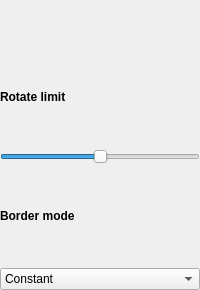
                <widget class="QWidget" name="rotate">
                 <layout class="QVBoxLayout" name="verticalLayout_29">
                  <property name="spacing">
                   <number>45</number>
                  </property>
                  <property name="leftMargin">
                   <number>0</number>
                  </property>
                  <property name="topMargin">
                   <number>45</number>
                  </property>
                  <property name="rightMargin">
                   <number>0</number>
                  </property>
                  <property name="bottomMargin">
                   <number>0</number>
                  </property>
                  <item>
                   <layout class="QVBoxLayout" name="rotateLayout" stretch="0,0,0,0">
                    <property name="spacing">
                     <number>45</number>
                    </property>
                    <property name="topMargin">
                     <number>45</number>
                    </property>
                    <item>
                     <widget class="QLabel" name="label_12">
                      <property name="font">
                       <font>
                        <family>Segoe UI</family>
                        <pointsize>9</pointsize>
                        <bold>true</bold>
                       </font>
                      </property>
                      <property name="text">
                       <string>Rotate limit</string>
                      </property>
                     </widget>
                    </item>
                    <item>
                     <widget class="QSlider" name="rotate_limit">
                      <property name="minimum">
                       <number>-360</number>
                      </property>
                      <property name="maximum">
                       <number>360</number>
                      </property>
                      <property name="orientation">
                       <enum>Qt::Horizontal</enum>
                      </property>
                     </widget>
                    </item>
                    <item>
                     <widget class="QLabel" name="label_13">
                      <property name="font">
                       <font>
                        <family>Segoe UI</family>
                        <pointsize>9</pointsize>
                        <bold>true</bold>
                       </font>
                      </property>
                      <property name="text">
                       <string>Border mode</string>
                      </property>
                     </widget>
                    </item>
                    <item>
                     <widget class="QComboBox" name="rotate_options">
                      <property name="font">
                       <font>
                        <family>Segoe UI</family>
                        <pointsize>9</pointsize>
                       </font>
                      </property>
                      <property name="toolTipDuration">
                       <number>-1</number>
                      </property>
                      <item>
                       <property name="text">
                        <string>Constant</string>
                       </property>
                      </item>
                      <item>
                       <property name="text">
                        <string>Replicate</string>
                       </property>
                      </item>
                      <item>
                       <property name="text">
                        <string>Reflect</string>
                       </property>
                      </item>
                     </widget>
                    </item>
                   </layout>
                  </item>
                 </layout>
                </widget>
